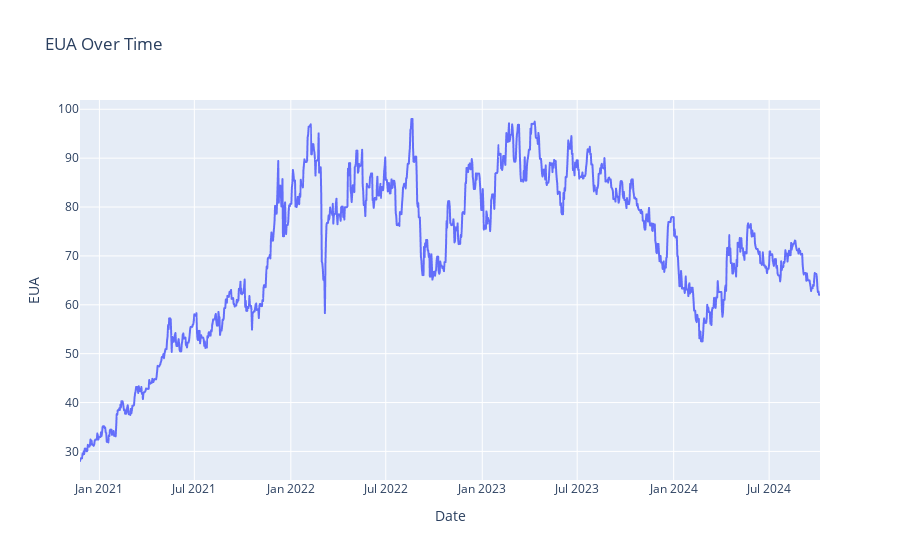

Notebook source saved alongside this figure:
### Code cell
# Assuming df_all is your DataFrame
fig = px.line(df_all, x='Date', y='EUA', title='EUA Over Time')
# Show the figure
fig.show()

### Figure 1 — Plotly figure (JSON) as saved in the notebook; plotly's stock layout.template omitted (floating-point values rounded to 4 significant figures; data arrays with more than 128 entries replaced by an {"elided": "..."} marker saying what was removed)
{"data": [{"hovertemplate": "Date=%{x}<br>EUA=%{y}<extra></extra>", "legendgroup": "", "line": {"color": "#636efa", "dash": "solid"}, "marker": {"symbol": "circle"}, "mode": "lines", "name": "", "showlegend": false, "type": "scattergl", "x": {"elided": "1412 str values"}, "xaxis": "x", "y": {"elided": "1412 float values"}, "yaxis": "y"}], "layout": {"legend": {"tracegroupgap": 0}, "title": {"text": "EUA Over Time"}, "xaxis": {"anchor": "y", "domain": [0, 1], "title": {"text": "Date"}}, "yaxis": {"anchor": "x", "domain": [0, 1], "title": {"text": "EUA"}}}}
